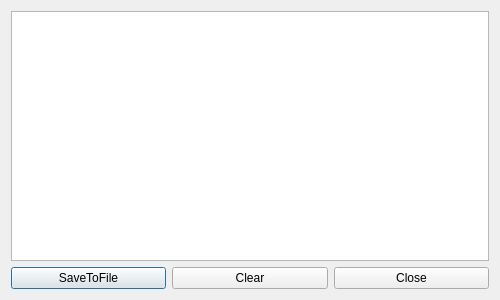
<?xml version="1.0" encoding="UTF-8"?>
<ui version="4.0">
 <class>LogWindow</class>
 <widget class="QDialog" name="LogWindow">
  <property name="geometry">
   <rect>
    <x>0</x>
    <y>0</y>
    <width>500</width>
    <height>300</height>
   </rect>
  </property>
  <property name="windowTitle">
   <string>LogWindow</string>
  </property>
  <layout class="QGridLayout" name="gridLayout">
   <item row="0" column="0">
    <widget class="QTextEdit" name="TextLog"/>
   </item>
   <item row="1" column="0">
    <layout class="QHBoxLayout" name="horizontalLayout">
     <item>
      <widget class="QPushButton" name="SaveButton">
       <property name="text">
        <string>SaveToFile</string>
       </property>
      </widget>
     </item>
     <item>
      <widget class="QPushButton" name="ClearButton">
       <property name="text">
        <string>Clear</string>
       </property>
      </widget>
     </item>
     <item>
      <widget class="QPushButton" name="CloseButton">
       <property name="text">
        <string>Close</string>
       </property>
      </widget>
     </item>
    </layout>
   </item>
  </layout>
 </widget>
 <resources/>
 <connections/>
</ui>
